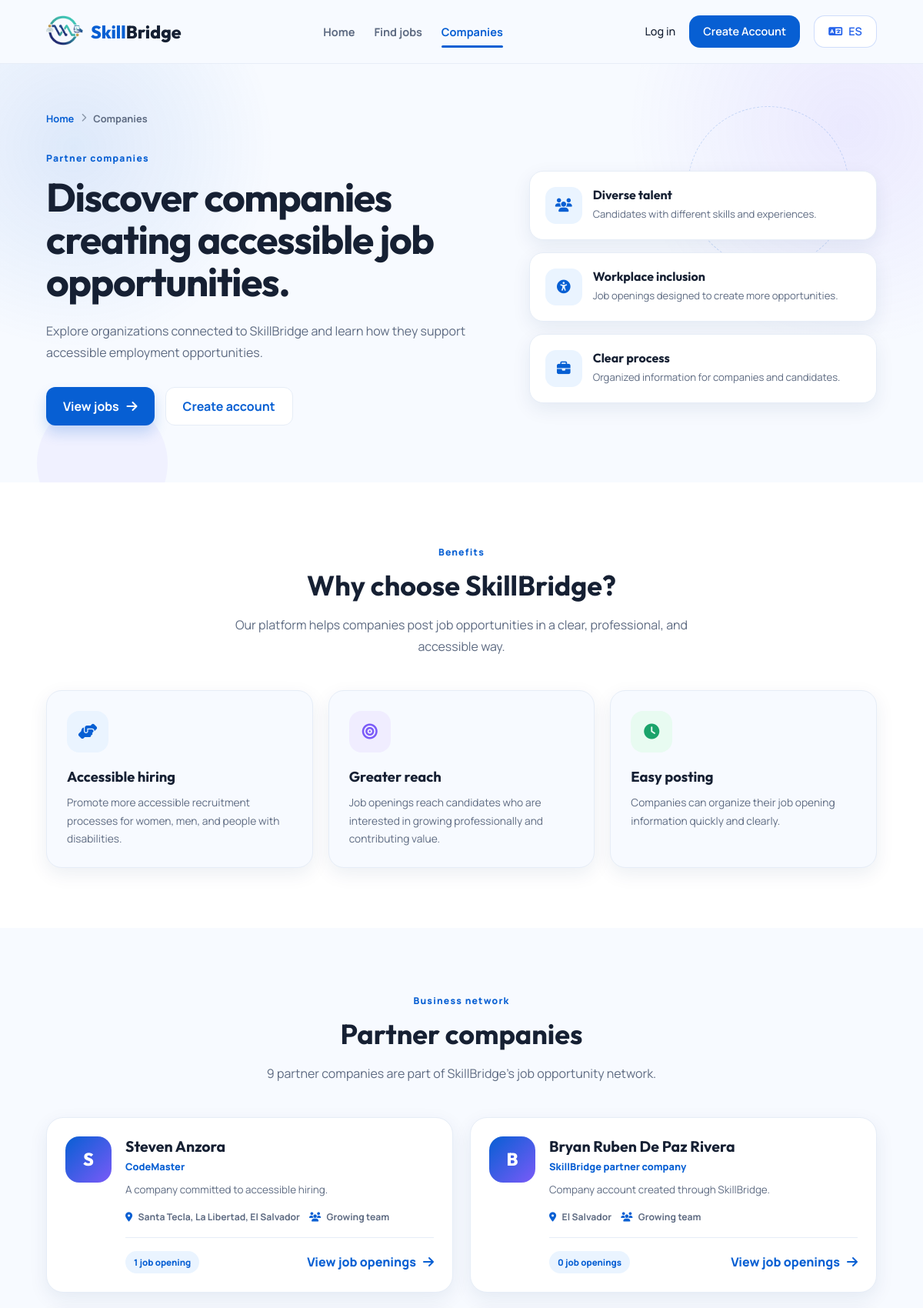
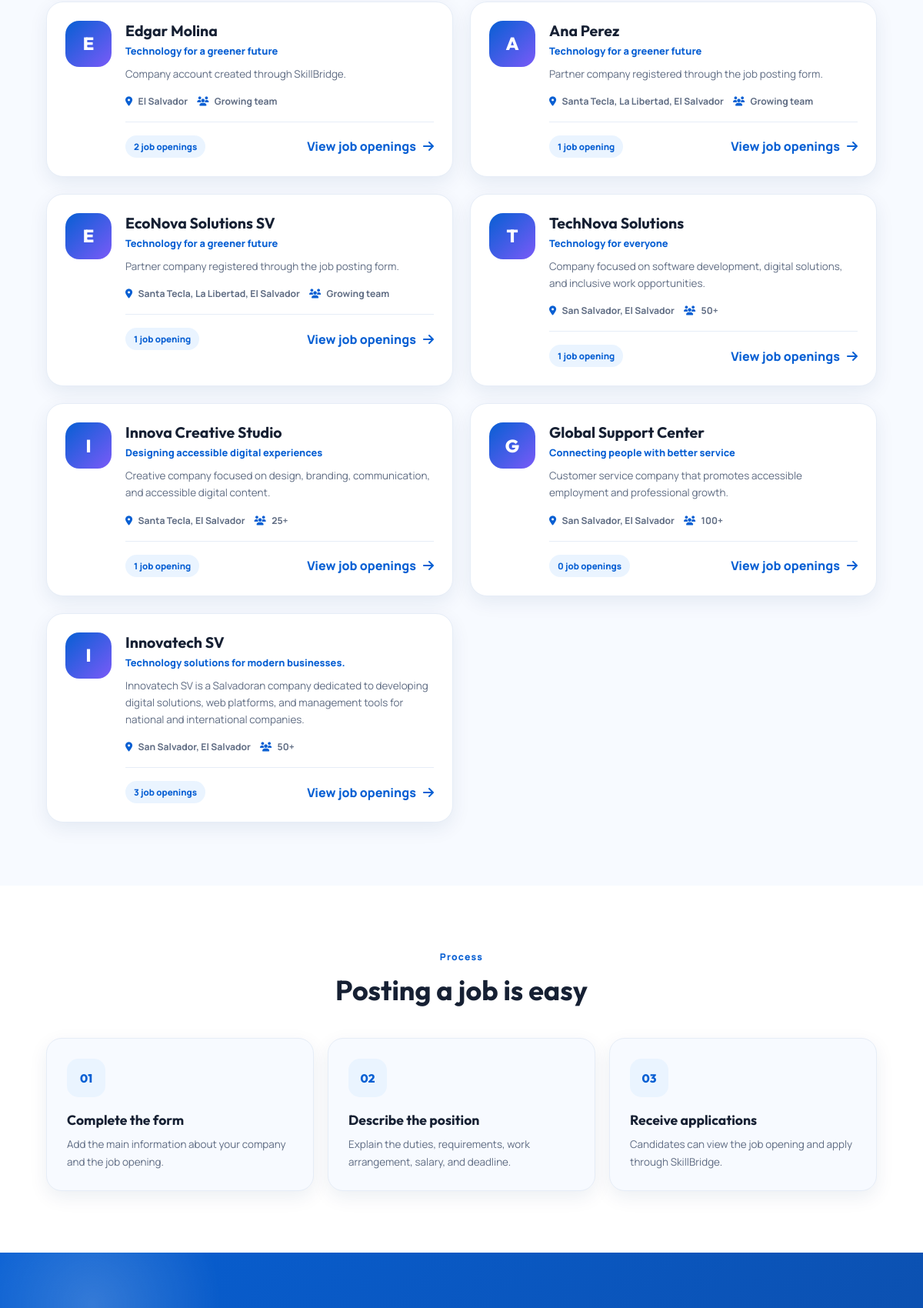
The page /empresas.php (upper part) on the database its author committed (2 pictures, top to bottom).
### tables this page shows
CREATE TABLE `empresas` (
  `id_empresa` int(11) NOT NULL,
  `nombre` varchar(120) NOT NULL,
  `lema` varchar(255) DEFAULT NULL,
  `descripcion` text DEFAULT NULL,
  `ubicacion` varchar(120) DEFAULT NULL,
  `anio_fundacion` year(4) DEFAULT NULL,
  `colaboradores` varchar(30) DEFAULT NULL,
  `logo` varchar(255) DEFAULT NULL,
  `estado` tinyint(1) DEFAULT 1,
  `fecha_registro` timestamp NOT NULL DEFAULT current_timestamp()
);

### empresas.php (the view, shortened to what the rows shown need)
<?php
require_once "config/conexion.php";
$tipoUsuario = $_SESSION["tipo_usuario"] ?? "";
$usuarioActual = null;
function limpiar($valor) {
    return htmlspecialchars($valor ?? "", ENT_QUOTES, "UTF-8");
}
$idiomasPermitidos = ["en", "es"];
if (isset($_GET["lang"]) && in_array($_GET["lang"], $idiomasPermitidos, true)) {
    $idiomaActual = $_GET["lang"];
} elseif ($usuarioActual && !empty($usuarioActual["idioma_preferido"]) && in_array($usuarioActual["idioma_preferido"], $idiomasPermitidos, true)) {
    $idiomaActual = $usuarioActual["idioma_preferido"];
} elseif (!empty($_SESSION["idioma_preferido"]) && in_array($_SESSION["idioma_preferido"], $idiomasPermitidos, true)) {
    $idiomaActual = $_SESSION["idioma_preferido"];
} elseif (!empty($_COOKIE["skillbridgeLanguage"]) && in_array($_COOKIE["skillbridgeLanguage"], $idiomasPermitidos, true)) {
    $idiomaActual = $_COOKIE["skillbridgeLanguage"];
} else {
    $idiomaActual = "en";
}
function t($key) {
    global $translations, $idiomaActual;
    return $translations[$idiomaActual][$key]
        ?? $translations["en"][$key]
        ?? $key;
}
function linkPagina($pagina, $extra = []) {
    global $idiomaActual;
    $params = array_merge(["lang" => $idiomaActual], $extra);
    return $pagina . "?" . http_build_query($params);
}
$esEmpresa = $tipoUsuario === "empresa";
$esAdmin = $tipoUsuario === "administrador";
$esEmpresaOAdmin = $esEmpresa || $esAdmin;
$escalaTexto = $usuarioActual && isset($usuarioActual["escala_texto"]) ? (float)$usuarioActual["escala_texto"] : 1.00;
$empresas = [];
try {
    $sqlEmpresas = "
        SELECT
            empresas.id_empresa,
            empresas.nombre,
            empresas.lema,
            empresas.descripcion,
            empresas.ubicacion,
            empresas.colaboradores,
            empresas.fecha_registro,
            COUNT(vacantes.id_vacante) AS total_vacantes
        FROM empresas
        LEFT JOIN vacantes
            ON empresas.id_empresa = vacantes.id_empresa
            AND vacantes.estado = 'activa'
        WHERE empresas.estado = 1
        GROUP BY
            empresas.id_empresa,
            empresas.nombre,
            empresas.lema,
            empresas.descripcion,
            empresas.ubicacion,
            empresas.colaboradores,
            empresas.fecha_registro
        ORDER BY empresas.fecha_registro DESC
    ";
    $consultaEmpresas = $pdo->query($sqlEmpresas);
    $empresas = $consultaEmpresas->fetchAll();
} catch (Exception $error) {
    $empresas = [];
}
$totalEmpresas = count($empresas);
$bodyClasses = [];
$bodyClassText = implode(" ", $bodyClasses);
$heroTitle = $esEmpresaOAdmin ? t("hero_title_company") : t("hero_title_public");
?>
<!DOCTYPE html>
<html lang="<?php echo limpiar($idiomaActual); ?>" style="--font-scale: <?php echo number_format($escalaTexto, 2); ?>;">
<head>
    <link rel="stylesheet"
        href="https://cdnjs.cloudflare.com/ajax/libs/font-awesome/6.6.0/css/all.min.css">
    <link rel="stylesheet" href="css/style.css?v=20260904footerfinal">
    <link rel="stylesheet" href="css/empresas.css?v=20260904footerfinal">
</head>
<body class="<?php echo limpiar($bodyClassText); ?>">
    <main>
        <section class="companies-page-hero">
            <div class="container companies-page-hero-content">
                <div class="companies-hero-grid">
                    <div class="companies-hero-text">
                        <h1><?php echo limpiar($heroTitle); ?></h1>
                    </div>
                </div>
            </div>
        </section>
        <section class="companies-benefits-section">
            <div class="container">
                <div class="section-heading centered-heading">
                    <div>
                        <h2><?php echo limpiar(t("benefits_title")); ?></h2>
                    </div>
                </div>
            </div>
        </section>
        <section class="companies-list-section">
            <div class="container">
                <div class="section-heading centered-heading">
                    <div>
                        <h2><?php echo limpiar(t("network_title")); ?></h2>
                    </div>
                </div>
                <?php if ($totalEmpresas > 0): ?>
                    <div class="companies-grid">
                        <?php foreach ($empresas as $empresa): ?>
                            <?php
                                $nombreEmpresa = $empresa["nombre"] ?? "Company";
                                $inicialEmpresa = strtoupper(substr(trim($nombreEmpresa), 0, 1));
                                $totalVacantes = (int) ($empresa["total_vacantes"] ?? 0);
                                $lemaEmpresa = !empty($empresa["lema"]) ? $empresa["lema"] : t("partner_company_default");
                                $descripcionEmpresa = !empty($empresa["descripcion"]) ? $empresa["descripcion"] : t("company_description_default");
                                $ubicacionEmpresa = !empty($empresa["ubicacion"]) ? $empresa["ubicacion"] : t("company_location_default");
                                $colaboradoresEmpresa = !empty($empresa["colaboradores"]) ? $empresa["colaboradores"] : t("company_team_default");
                            ?>
                            <article class="company-card">
                                <div class="company-logo-letter"
                                    aria-label="<?php echo limpiar($nombreEmpresa); ?>">
                                    <?php echo limpiar($inicialEmpresa); ?>
                                </div>
                                <div class="company-info">
                                    <h3>
                                        <?php echo limpiar($nombreEmpresa); ?>
                                    </h3>
                                    <p class="company-slogan">
                                        <?php echo limpiar($lemaEmpresa); ?>
                                    </p>
                                    <p class="company-description">
                                        <?php echo limpiar($descripcionEmpresa); ?>
                                    </p>
                                    <div class="company-meta">
                                        <span>
                                            <i class="fa-solid fa-location-dot"
                                                role="img"
                                                aria-label="<?php echo limpiar(t("location_icon")); ?>"
                                                title="<?php echo limpiar(t("location_icon")); ?>"></i>
                                            <?php echo limpiar($ubicacionEmpresa); ?>
                                        </span>
                                        <span>
                                            <i class="fa-solid fa-users"
                                                role="img"
                                                aria-label="<?php echo limpiar(t("users_icon")); ?>"
                                                title="<?php echo limpiar(t("users_icon")); ?>"></i>
                                            <?php echo limpiar($colaboradoresEmpresa); ?>
                                        </span>
                                    </div>
                                    <div class="company-card-footer">
                                        <span class="vacancies-badge">
                                            <?php echo $totalVacantes; ?>
                                            <?php echo limpiar($totalVacantes === 1 ? t("vacancy_singular") : t("vacancy_plural")); ?>
                                        </span>
                                        <?php if (!$esEmpresa): ?>
                                            <a href="<?php echo limpiar(linkPagina("empleos.php")); ?>" class="text-link">
                                                <?php echo limpiar(t("view_job_openings")); ?>
                                                <i class="fa-solid fa-arrow-right"
                                                    role="img"
                                                    aria-label="<?php echo limpiar(t("arrow_icon")); ?>"
                                                    title="<?php echo limpiar(t("arrow_icon")); ?>"></i>
                                            </a>
                                        <?php endif; ?>
                                    </div>
                                </div>
                            </article>
                        <?php endforeach; ?>
                    </div>
                <?php endif; ?>
            </div>
        </section>
        <section class="companies-process-section">
            <div class="container">
                <div class="section-heading centered-heading">
                    <div>
                        <h2><?php echo limpiar(t("process_title")); ?></h2>
                    </div>
                </div>
            </div>
        </section>
    </main>
</body>
</html>

### rows shown on the page
empresas: nombre "S", nombre "Steven Anzora", lema "CodeMaster", descripcion "A company committed to accessible hiring.", ubicacion "Santa Tecla, La Libertad, El Salvador", colaboradores "Growing team", totalVacantes "1", totalVacantes "job opening"
empresas: nombre "B", nombre "Bryan Ruben De Paz Rivera", lema "SkillBridge partner company", descripcion "Company account created through SkillBridge.", ubicacion "El Salvador", colaboradores "Growing team", totalVacantes "0", totalVacantes "job openings"
empresas: nombre "E", nombre "Edgar Molina", lema "Technology for a greener future", descripcion "Company account created through SkillBridge.", ubicacion "El Salvador", colaboradores "Growing team", totalVacantes "2", totalVacantes "job openings"
empresas: nombre "A", nombre "Ana Perez", lema "Technology for a greener future", descripcion "Partner company registered through the job posting form.", ubicacion "Santa Tecla, La Libertad, El Salvador", colaboradores "Growing team", totalVacantes "1", totalVacantes "job opening"
empresas: nombre "E", nombre "EcoNova Solutions SV", lema "Technology for a greener future", descripcion "Partner company registered through the job posting form.", ubicacion "Santa Tecla, La Libertad, El Salvador", colaboradores "Growing team", totalVacantes "1", totalVacantes "job opening"
empresas: nombre "T", nombre "TechNova Solutions", lema "Technology for everyone", descripcion "Company focused on software development, digital solutions, and inclusive work opportunities.", ubicacion "San Salvador, El Salvador", colaboradores "50+", totalVacantes "1", totalVacantes "job opening"
empresas: nombre "I", nombre "Innova Creative Studio", lema "Designing accessible digital experiences", descripcion "Creative company focused on design, branding, communication, and accessible digital content.", ubicacion "Santa Tecla, El Salvador", colaboradores "25+", totalVacantes "1", totalVacantes "job opening"
empresas: nombre "G", nombre "Global Support Center", lema "Connecting people with better service", descripcion "Customer service company that promotes accessible employment and professional growth.", ubicacion "San Salvador, El Salvador", colaboradores "100+", totalVacantes "0", totalVacantes "job openings"
empresas: nombre "I", nombre "Innovatech SV", lema "Technology solutions for modern businesses.", descripcion "Innovatech SV is a Salvadoran company dedicated to developing digital solutions, web platforms, and management tools for national and international companies.", ubicacion "San Salvador, El Salvador", colaboradores "50+", totalVacantes "3", totalVacantes "job openings"

### other values the page prints
limpiar(t("nav_home")) "Home"
limpiar(t("nav_find_jobs")) "Find jobs"
limpiar(t("nav_companies")) "Companies"
limpiar(t("nav_login")) "Log in"
limpiar(t("nav_create_account")) "Create Account"
limpiar($etiquetaIdiomaSiguiente) "ES"
limpiar(t("breadcrumb_home")) "Home"
limpiar(t("breadcrumb_companies")) "Companies"
limpiar(t("hero_label")) "Partner companies"
limpiar($heroTitle) "Discover companies creating accessible job opportunities."
limpiar($heroText) "Explore organizations connected to SkillBridge and learn how they support accessible employment opportunities."
limpiar(t("button_view_jobs")) "View jobs"
limpiar(t("button_create_account")) "Create account"
limpiar(t("mini_diverse_title")) "Diverse talent"
limpiar(t("mini_diverse_text")) "Candidates with different skills and experiences."
